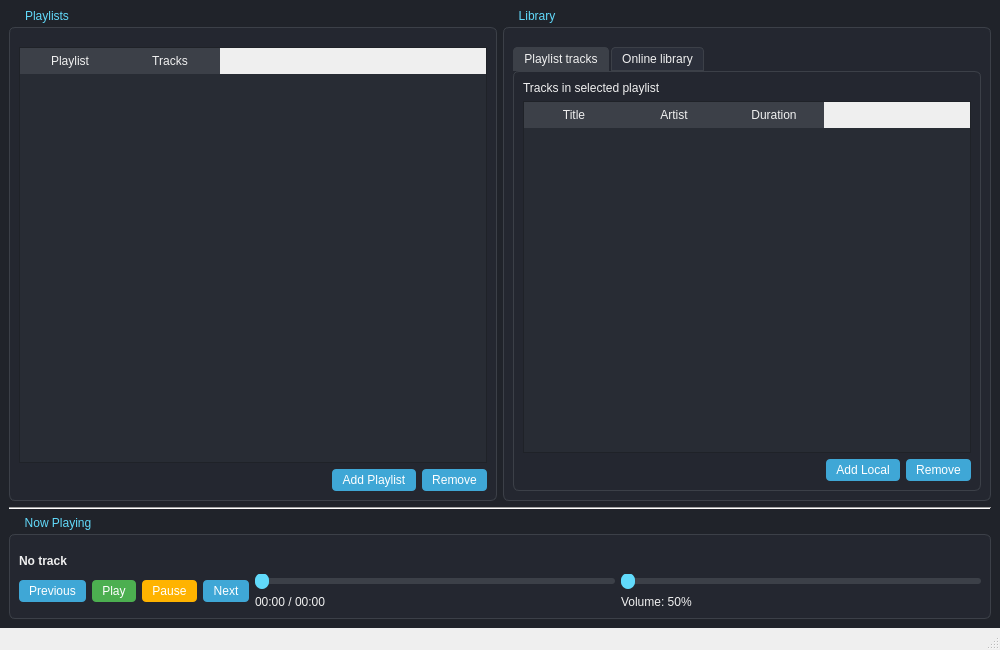
<?xml version="1.0" encoding="UTF-8"?>
<ui version="4.0">
 <class>MainWindow</class>
 <widget class="QMainWindow" name="MainWindow">
  <property name="geometry">
   <rect>
    <x>0</x>
    <y>0</y>
    <width>1000</width>
    <height>650</height>
   </rect>
  </property>
  <property name="windowTitle">
   <string>Music Player</string>
  </property>
  <widget class="QWidget" name="centralwidget">
   <property name="styleSheet">
    <string notr="true">
QWidget#centralwidget {
    background-color: #20232a;
    color: #f0f0f0;
    font-family: Segoe UI, Arial;
    font-size: 10pt;
}

QGroupBox {
    border: 1px solid #3c4048;
    border-radius: 6px;
    margin-top: 18px;
    padding-top: 10px;
    background-color: #242730;
}

QGroupBox::title {
    subcontrol-origin: margin;
    left: 10px;
    padding: 0 4px;
    color: #61dafb;
}

QTabWidget::pane {
    border: 1px solid #3c4048;
    border-radius: 6px;
    background-color: #242730;
}

QTabBar::tab {
    background: #2b2f3a;
    color: #f0f0f0;
    border: 1px solid #3c4048;
    padding: 4px 10px;
    border-top-left-radius: 4px;
    border-top-right-radius: 4px;
    margin-right: 2px;
}

QTabBar::tab:selected {
    background: #3c4048;
}

QTableWidget {
    background-color: #282c34;
    gridline-color: #3c4048;
    selection-background-color: #3fa7d6;
    selection-color: #ffffff;
    alternate-background-color: #323640;
}

QHeaderView::section {
    background-color: #3c4048;
    color: #f0f0f0;
    padding: 4px;
    border: none;
}

QPushButton {
    background-color: #3fa7d6;
    color: white;
    border-radius: 4px;
    padding: 4px 10px;
    border: none;
}

QPushButton:hover {
    background-color: #4fb7e6;
}

QPushButton:pressed {
    background-color: #2f97c6;
}

QPushButton#playButton {
    background-color: #4caf50;
}

QPushButton#playButton:hover {
    background-color: #5ecf63;
}

QPushButton#pauseButton {
    background-color: #ffb300;
}

QPushButton#pauseButton:hover {
    background-color: #ffca28;
}

QSlider::groove:horizontal {
    height: 6px;
    background: #3c4048;
    border-radius: 3px;
}

QSlider::handle:horizontal {
    background: #61dafb;
    width: 14px;
    margin: -5px 0;
    border-radius: 7px;
}

QSlider::sub-page:horizontal {
    background: #3fa7d6;
    border-radius: 3px;
}

QLabel {
    color: #f0f0f0;
}

QLabel#currentTrackLabel {
    font-weight: bold;
}
    </string>
   </property>
   <layout class="QVBoxLayout" name="verticalLayout">
    <item>
     <layout class="QHBoxLayout" name="topLayout">
      <item>
       <widget class="QGroupBox" name="playlistsGroupBox">
        <property name="title">
         <string>Playlists</string>
        </property>
        <layout class="QVBoxLayout" name="playlistsLayout">
         <item>
          <widget class="QTableWidget" name="playlistTable">
           <property name="columnCount">
            <number>2</number>
           </property>
           <column>
            <property name="text">
             <string>Playlist</string>
            </property>
           </column>
           <column>
            <property name="text">
             <string>Tracks</string>
            </property>
           </column>
          </widget>
         </item>
         <item>
          <layout class="QHBoxLayout" name="playlistButtonsLayout">
           <item>
            <spacer name="playlistButtonsSpacer">
             <property name="orientation">
              <enum>Qt::Orientation::Horizontal</enum>
             </property>
             <property name="sizeHint" stdset="0">
              <size>
               <width>40</width>
               <height>20</height>
              </size>
             </property>
            </spacer>
           </item>
           <item>
            <widget class="QPushButton" name="addPlaylistButton">
             <property name="text">
              <string>Add Playlist</string>
             </property>
            </widget>
           </item>
           <item>
            <widget class="QPushButton" name="removePlaylistButton">
             <property name="text">
              <string>Remove</string>
             </property>
            </widget>
           </item>
          </layout>
         </item>
        </layout>
       </widget>
      </item>
      <item>
       <widget class="QGroupBox" name="libraryGroupBox">
        <property name="title">
         <string>Library</string>
        </property>
        <layout class="QVBoxLayout" name="libraryLayout">
         <item>
          <widget class="QTabWidget" name="libraryTabs">
           <property name="tabPosition">
            <enum>QTabWidget::TabPosition::North</enum>
           </property>
           <widget class="QWidget" name="tabPlaylistTracks">
            <attribute name="title">
             <string>Playlist tracks</string>
            </attribute>
            <layout class="QVBoxLayout" name="playlistTracksLayout">
             <item>
              <widget class="QLabel" name="playlistTracksLabel">
               <property name="text">
                <string>Tracks in selected playlist</string>
               </property>
              </widget>
             </item>
             <item>
              <widget class="QTableWidget" name="playlistTracksTable">
               <property name="columnCount">
                <number>3</number>
               </property>
               <column>
                <property name="text">
                 <string>Title</string>
                </property>
               </column>
               <column>
                <property name="text">
                 <string>Artist</string>
                </property>
               </column>
               <column>
                <property name="text">
                 <string>Duration</string>
                </property>
               </column>
              </widget>
             </item>
             <item>
              <layout class="QHBoxLayout" name="playlistTracksButtonsLayout">
               <item>
                <spacer name="playlistTracksButtonsSpacer">
                 <property name="orientation">
                  <enum>Qt::Orientation::Horizontal</enum>
                 </property>
                 <property name="sizeHint" stdset="0">
                  <size>
                   <width>40</width>
                   <height>20</height>
                  </size>
                 </property>
                </spacer>
               </item>
               <item>
                <widget class="QPushButton" name="addLocalTrackButton">
                 <property name="text">
                  <string>Add Local</string>
                 </property>
                </widget>
               </item>
               <item>
                <widget class="QPushButton" name="removeLocalTrackButton">
                 <property name="text">
                  <string>Remove</string>
                 </property>
                </widget>
               </item>
              </layout>
             </item>
            </layout>
           </widget>
           <widget class="QWidget" name="tabOnlineTracks">
            <attribute name="title">
             <string>Online library</string>
            </attribute>
            <layout class="QVBoxLayout" name="onlineLayout">
             <item>
              <widget class="QLabel" name="onlineLabel">
               <property name="text">
                <string>Online tracks</string>
               </property>
              </widget>
             </item>
             <item>
              <widget class="QTableWidget" name="onlineTracksTable">
               <property name="columnCount">
                <number>3</number>
               </property>
               <column>
                <property name="text">
                 <string>Title</string>
                </property>
               </column>
               <column>
                <property name="text">
                 <string>Artist</string>
                </property>
               </column>
               <column>
                <property name="text">
                 <string>Duration</string>
                </property>
               </column>
              </widget>
             </item>
             <item>
              <layout class="QHBoxLayout" name="onlineButtonsLayout">
               <item>
                <spacer name="onlineButtonsSpacer">
                 <property name="orientation">
                  <enum>Qt::Orientation::Horizontal</enum>
                 </property>
                 <property name="sizeHint" stdset="0">
                  <size>
                   <width>40</width>
                   <height>20</height>
                  </size>
                 </property>
                </spacer>
               </item>
               <item>
                <widget class="QPushButton" name="addOnlineTrackButton">
                 <property name="text">
                  <string>Add Online</string>
                 </property>
                </widget>
               </item>
               <item>
                <widget class="QPushButton" name="removeOnlineTrackButton">
                 <property name="text">
                  <string>Remove</string>
                 </property>
                </widget>
               </item>
              </layout>
             </item>
            </layout>
           </widget>
          </widget>
         </item>
        </layout>
       </widget>
      </item>
     </layout>
    </item>
    <item>
     <widget class="Line" name="line">
      <property name="orientation">
       <enum>Qt::Orientation::Horizontal</enum>
      </property>
     </widget>
    </item>
    <item>
     <widget class="QGroupBox" name="nowPlayingGroupBox">
      <property name="title">
       <string>Now Playing</string>
      </property>
      <layout class="QVBoxLayout" name="bottomLayout">
       <item>
        <widget class="QLabel" name="currentTrackLabel">
         <property name="text">
          <string>No track</string>
         </property>
        </widget>
       </item>
       <item>
        <layout class="QHBoxLayout" name="controlsLayout">
         <item>
          <widget class="QPushButton" name="prevButton">
           <property name="text">
            <string>Previous</string>
           </property>
          </widget>
         </item>
         <item>
          <widget class="QPushButton" name="playButton">
           <property name="text">
            <string>Play</string>
           </property>
          </widget>
         </item>
         <item>
          <widget class="QPushButton" name="pauseButton">
           <property name="text">
            <string>Pause</string>
           </property>
          </widget>
         </item>
         <item>
          <widget class="QPushButton" name="nextButton">
           <property name="text">
            <string>Next</string>
           </property>
          </widget>
         </item>
         <item>
          <layout class="QVBoxLayout" name="positionLayout">
           <item>
            <widget class="QSlider" name="positionSlider">
             <property name="orientation">
              <enum>Qt::Orientation::Horizontal</enum>
             </property>
            </widget>
           </item>
           <item>
            <widget class="QLabel" name="positionTimeLabel">
             <property name="text">
              <string>00:00 / 00:00</string>
             </property>
            </widget>
           </item>
          </layout>
         </item>
         <item>
          <layout class="QVBoxLayout" name="volumeLayout">
           <item>
            <widget class="QSlider" name="volumeSlider">
             <property name="maximum">
              <number>100</number>
             </property>
             <property name="orientation">
              <enum>Qt::Orientation::Horizontal</enum>
             </property>
            </widget>
           </item>
           <item>
            <widget class="QLabel" name="volumeLabel">
             <property name="text">
              <string>Volume: 50%</string>
             </property>
            </widget>
           </item>
          </layout>
         </item>
        </layout>
       </item>
      </layout>
     </widget>
    </item>
   </layout>
  </widget>
  <widget class="QMenuBar" name="menubar">
   <property name="geometry">
    <rect>
     <x>0</x>
     <y>0</y>
     <width>1000</width>
     <height>25</height>
    </rect>
   </property>
  </widget>
  <widget class="QStatusBar" name="statusbar"/>
 </widget>
 <resources/>
 <connections/>
</ui>
